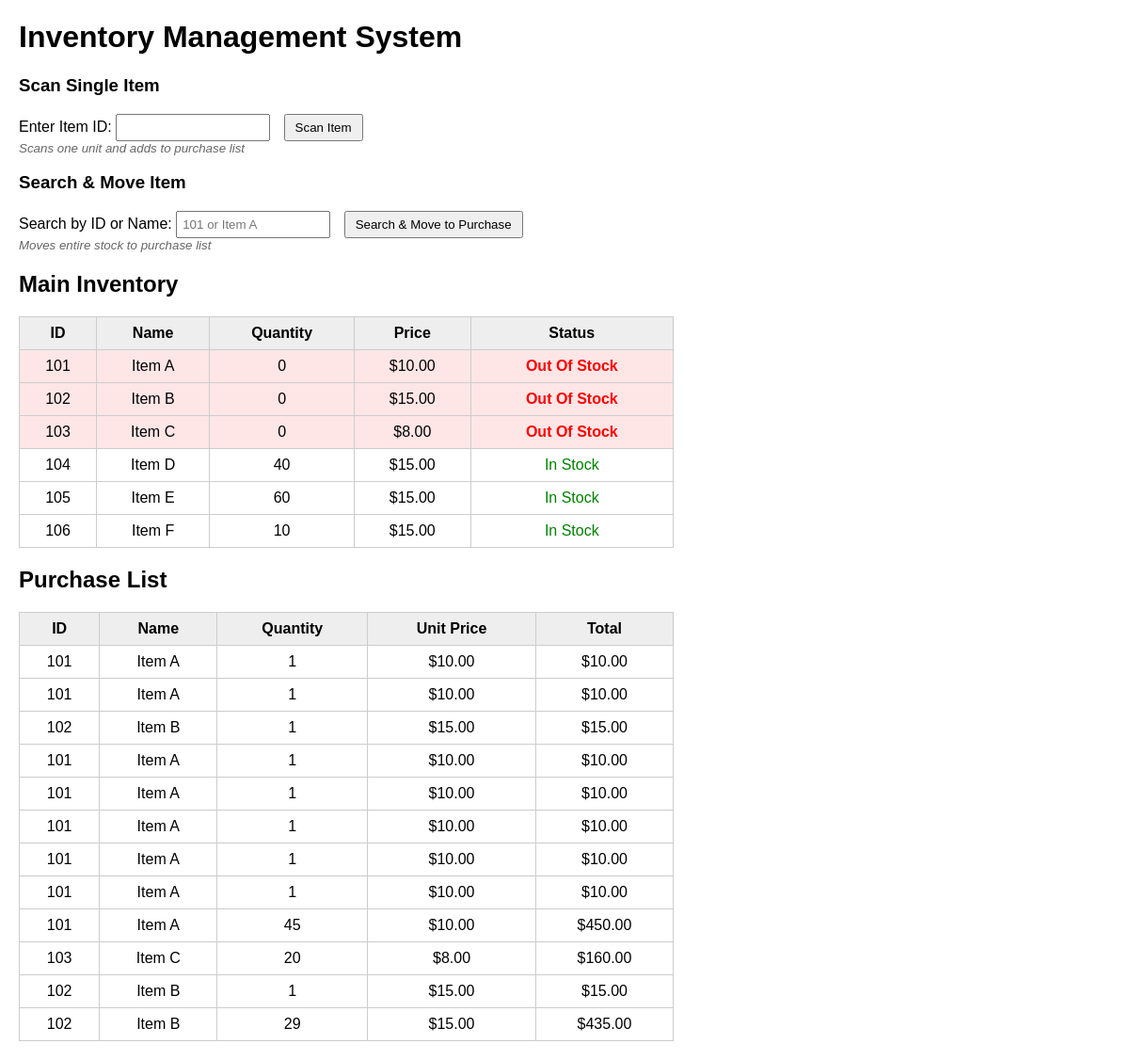
The page / on the database its author committed.
### tables this page shows
CREATE TABLE inventory (
        id INTEGER PRIMARY KEY,
        name TEXT NOT NULL,
        quantity INTEGER NOT NULL,
        price REAL NOT NULL
    , status TEXT DEFAULT 'in_stock');

CREATE TABLE purchase_list (
        id INTEGER,
        name TEXT NOT NULL,
        quantity INTEGER NOT NULL,
        price REAL NOT NULL
    );

### main.py (the view)
@app.get("/", response_class=HTMLResponse)
def home(request: Request):
    conn = get_conn()
    cur = conn.cursor()
    cur.execute("SELECT * FROM inventory")
    inventory_items = cur.fetchall()
    cur.execute("SELECT * FROM purchase_list")
    purchase_items = cur.fetchall()
    conn.close()
    return templates.TemplateResponse("index.html", {
        "request": request,
        "inventory": inventory_items,
        "purchase_list": purchase_items,
        "message": ""
    })

### templates/index.html (shortened to what this page needs)
<!DOCTYPE html>
<html>
<head>
</head>
<body>
    <h1>Inventory Management System</h1>
    <div style="margin-bottom: 20px;">
        <h3>Scan Single Item</h3>
        <form method="post" action="/scan_item/" style="margin-bottom: 15px;">
            <label>Enter Item ID:</label>
            <input type="number" name="item_id" required>
            <button type="submit">Scan Item</button>
            <small style="display: block; color: #666;">Scans one unit and adds to purchase list</small>
        </form>
        <h3>Search & Move Item</h3>
        <form method="post" action="/search_item/">
            <label>Search by ID or Name:</label>
            <input type="text" name="search_query" placeholder="101 or Item A" required>
            <button type="submit">Search & Move to Purchase</button>
            <small style="display: block; color: #666;">Moves entire stock to purchase list</small>
        </form>
    </div>
    <h2>Main Inventory</h2>
    <table>
        <tr><th>ID</th><th>Name</th><th>Quantity</th><th>Price</th><th>Status</th></tr>
        {% for item in inventory %}
        <tr style="{% if item['status'] == 'out_of_stock' %}background-color: #ffe6e6;{% endif %}">
            <td>{{ item['id'] }}</td>
            <td>{{ item['name'] }}</td>
            <td>{{ item['quantity'] }}</td>
            <td>${{ "%.2f"|format(item['price']) }}</td>
            <td style="{% if item['status'] == 'out_of_stock' %}color: red; font-weight: bold;{% else %}color: green;{% endif %}">
                {{ item['status']|replace('_', ' ')|title }}
            </td>
        </tr>
        {% endfor %}
    </table>
    <h2>Purchase List</h2>
    <table>
        <tr><th>ID</th><th>Name</th><th>Quantity</th><th>Unit Price</th><th>Total</th></tr>
        {% for item in purchase_list %}
        <tr>
            <td>{{ item['id'] }}</td>
            <td>{{ item['name'] }}</td>
            <td>{{ item['quantity'] }}</td>
            <td>${{ "%.2f"|format(item['price']) }}</td>
            <td>${{ "%.2f"|format(item['price'] * item['quantity']) }}</td>
        </tr>
        {% endfor %}
    </table>
</body>
</html>

### templates/index.html (style rules this page uses)
body { font-family: Arial; margin: 20px; }
table { border-collapse: collapse; width: 60%; margin-bottom: 20px; }
th, td { border: 1px solid #ccc; padding: 8px; text-align: center; }
th { background-color: #eee; }
input { padding: 5px; width: 150px; margin-right: 10px; }
button { padding: 5px 10px; }
form { margin: 10px 0; }
small { color: #666; font-style: italic; }

### rows shown on the page
inventory: id "101", name "Item A", quantity "0", price "10.00", status "Out Of Stock"
inventory: id "102", name "Item B", quantity "0", price "15.00", status "Out Of Stock"
inventory: id "103", name "Item C", quantity "0", price "8.00", status "Out Of Stock"
inventory: id "104", name "Item D", quantity "40", price "15.00", status "In Stock"
inventory: id "105", name "Item E", quantity "60", price "15.00", status "In Stock"
inventory: id "106", name "Item F", quantity "10", price "15.00", status "In Stock"
purchase_list: id "101", name "Item A", quantity "1", price "10.00", item['price']*item['quantity'] "10.00"
purchase_list: id "101", name "Item A", quantity "1", price "10.00", item['price']*item['quantity'] "10.00"
purchase_list: id "102", name "Item B", quantity "1", price "15.00", item['price']*item['quantity'] "15.00"
purchase_list: id "101", name "Item A", quantity "1", price "10.00", item['price']*item['quantity'] "10.00"
purchase_list: id "101", name "Item A", quantity "1", price "10.00", item['price']*item['quantity'] "10.00"
purchase_list: id "101", name "Item A", quantity "1", price "10.00", item['price']*item['quantity'] "10.00"
purchase_list: id "101", name "Item A", quantity "1", price "10.00", item['price']*item['quantity'] "10.00"
purchase_list: id "101", name "Item A", quantity "1", price "10.00", item['price']*item['quantity'] "10.00"
purchase_list: id "101", name "Item A", quantity "45", price "10.00", item['price']*item['quantity'] "450.00"
purchase_list: id "103", name "Item C", quantity "20", price "8.00", item['price']*item['quantity'] "160.00"
purchase_list: id "102", name "Item B", quantity "1", price "15.00", item['price']*item['quantity'] "15.00"
purchase_list: id "102", name "Item B", quantity "29", price "15.00", item['price']*item['quantity'] "435.00"
